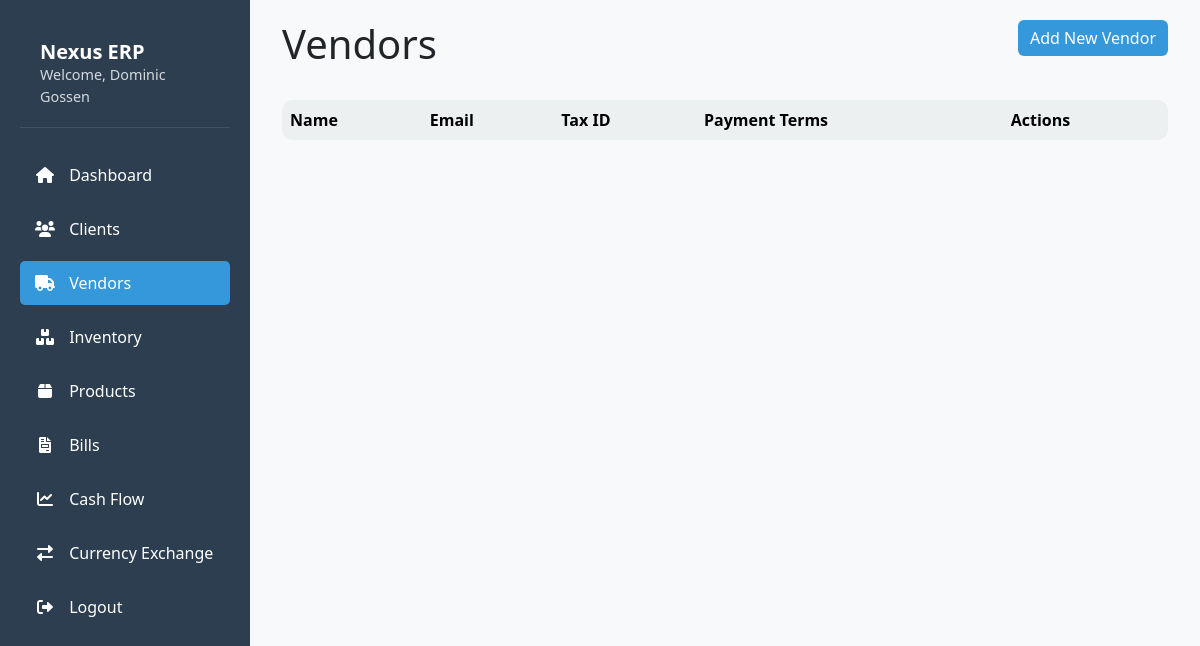
The page /vendors (signed in) on the database as committed earlier.
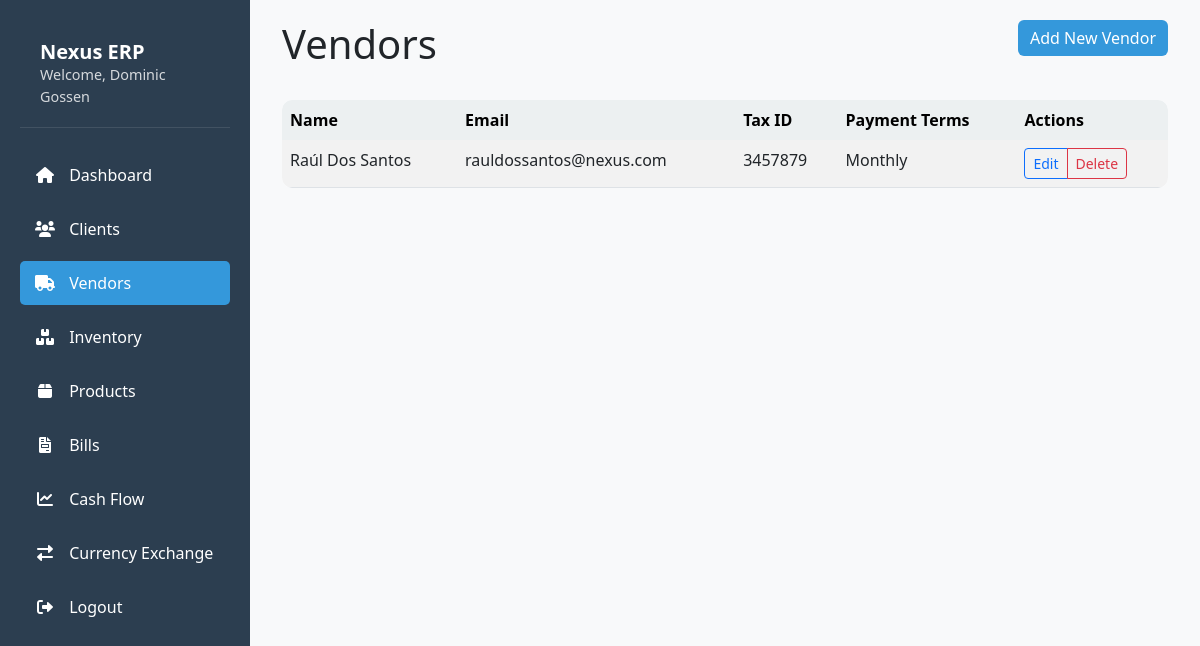
The same page on the database as committed later.
### models.py (models this page shows)
class User(UserMixin, db.Model):
    id = db.Column(db.Integer, primary_key=True)
    username = db.Column(db.String(80), unique=True, nullable=False)
    password = db.Column(db.String(120), nullable=False)

class Vendor(db.Model):
    __tablename__ = 'vendors'
    id = db.Column(db.Integer, primary_key=True)
    user_id = db.Column(db.Integer, db.ForeignKey('user.id'), nullable=False)
    name = db.Column(db.String(100), nullable=False)
    email = db.Column(db.String(100), nullable=False)
    tax_id = db.Column(db.String(50))
    payment_terms = db.Column(db.String(50))
    notes = db.Column(db.Text)
    created_at = db.Column(db.DateTime, default=datetime.utcnow)
    updated_at = db.Column(db.DateTime, default=datetime.utcnow, onupdate=datetime.utcnow)
    tags = db.relationship('Tag', secondary='vendor_tags', backref='vendors', lazy=True)
    contacts = db.relationship('Contact', backref='vendor', lazy=True)

### app.py (the view)
@app.route('/vendors')
@login_required
def vendors():
    vendors = Vendor.query.filter_by(user_id=current_user.id).all()
    return render_template('vendors.html', vendors=vendors)

### app.py (called while the page is built)
@login_manager.user_loader
def load_user(user_id):
    return User.query.get(int(user_id))

### templates/vendors.html (shortened to what this page needs)
{% extends "base.html" %}
{% block content %}
<div class="container">
    <div class="row mb-4">
        <div class="col">
            <h1>Vendors</h1>
        </div>
        <div class="col text-end">
            <button type="button" class="btn btn-primary" data-bs-toggle="modal" data-bs-target="#addVendorModal">
                Add New Vendor
            </button>
        </div>
    </div>
    <div class="table-responsive">
        <table class="table table-striped table-hover">
            <thead class="table-light">
                <tr>
                    <th>Name</th>
                    <th>Email</th>
                    <th>Tax ID</th>
                    <th>Payment Terms</th>
                    <th>Actions</th>
                </tr>
            </thead>
            <tbody>
                {% for vendor in vendors %}
                <tr>
                    <td>{{ vendor.name }}</td>
                    <td>{{ vendor.email }}</td>
                    <td>{{ vendor.tax_id }}</td>
                    <td>{{ vendor.payment_terms }}</td>
                    <td>
                        <div class="btn-group" role="group">
                            <button type="button" class="btn btn-sm btn-outline-primary" data-bs-toggle="modal" data-bs-target="#editVendorModal{{ vendor.id }}">
                                Edit
                            </button>
                            <button type="button" class="btn btn-sm btn-outline-danger" onclick="if(confirm('Are you sure you want to delete this vendor?')) window.location.href='{{ url_for('delete_vendor', vendor_id=vendor.id) }}'">
                                Delete
                            </button>
                        </div>
                    </td>
                </tr>
                {% endfor %}
            </tbody>
        </table>
    </div>
</div>
{% endblock %}

### templates/base.html (shortened to what this page needs)
<!DOCTYPE html>
<html lang="en">
<head>
    <link href="https://cdn.jsdelivr.net/npm/bootstrap@5.3.0/dist/css/bootstrap.min.css" rel="stylesheet">
    <link href="https://cdnjs.cloudflare.com/ajax/libs/font-awesome/6.0.0/css/all.min.css" rel="stylesheet">
</head>
<body>
    <div class="sidebar">
        <div class="user-info">
            <h5>Nexus ERP</h5>
            {% if current_user.is_authenticated %}
            <p>Welcome, {{ current_user.username }}</p>
            {% else %}
            <p>Enterprise Resource Planning</p>
            {% endif %}
        </div>
        <nav class="nav flex-column">
            <a class="nav-link {% if request.endpoint == 'home' %}active{% endif %}" href="{{ url_for('home') }}">
                <i class="fas fa-home"></i> Dashboard
            </a>
            <a class="nav-link {% if request.endpoint == 'clients' %}active{% endif %}" href="{{ url_for('clients') }}">
                <i class="fas fa-users"></i> Clients
            </a>
            <a class="nav-link {% if request.endpoint == 'vendors' %}active{% endif %}" href="{{ url_for('vendors') }}">
                <i class="fas fa-truck"></i> Vendors
            </a>
            <a class="nav-link {% if request.endpoint == 'inventory_page' %}active{% endif %}" href="{{ url_for('inventory_page') }}">
                <i class="fas fa-boxes"></i> Inventory
            </a>
            <a class="nav-link {% if request.endpoint == 'products' %}active{% endif %}" href="{{ url_for('products') }}">
                <i class="fas fa-box"></i> Products
            </a>
            <a class="nav-link {% if request.endpoint == 'bills' %}active{% endif %}" href="{{ url_for('bills') }}">
                <i class="fas fa-file-invoice"></i> Bills
            </a>
            <a class="nav-link {% if request.endpoint == 'cash_flow' %}active{% endif %}" href="{{ url_for('cash_flow') }}">
                <i class="fas fa-chart-line"></i> Cash Flow
            </a>
            <a class="nav-link {% if request.endpoint == 'currency_exchange' %}active{% endif %}" href="{{ url_for('currency_exchange') }}">
                <i class="fas fa-exchange-alt"></i> Currency Exchange
            </a>
            <a class="nav-link" href="{{ url_for('logout') }}">
                <i class="fas fa-sign-out-alt"></i> Logout
            </a>
        </nav>
    </div>
    <div class="main-content">
        {% block content %}{% endblock %}
    </div>
</body>
</html>

### templates/base.html (style rules this page uses)
:root { --primary-color: #2c3e50; --secondary-color: #34495e; --accent-color: #3498db; --success-color: #2ecc71; --warning-color: #f1c40f; --danger-color: #e74c3c; --light-color: #ecf0f1; --dark-color: #2c3e50; }
body { background-color: #f8f9fa; font-family: 'Segoe UI', Tahoma, Geneva, Verdana, sans-serif; }
.sidebar { background-color: var(--primary-color); min-height: 100vh; padding: 20px; position: fixed; width: 250px; left: 0; top: 0; color: white; }
.main-content { margin-left: 250px; padding: 20px; }
.nav-link { color: white; padding: 10px 15px; margin: 5px 0; border-radius: 5px; transition: all 0.3s; }
.nav-link.active { background-color: var(--accent-color); }
.nav-link i { margin-right: 10px; width: 20px; text-align: center; }
.btn-primary { background-color: var(--accent-color); border: none; }
.table { background-color: white; border-radius: 10px; overflow: hidden; }
.table thead th { background-color: var(--light-color); border: none; }
.user-info { padding: 20px; border-bottom: 1px solid rgba(255, 255, 255, 0.1); margin-bottom: 20px; }
.user-info h5 { margin: 0; font-weight: 600; }
.user-info p { margin: 0; font-size: 0.9rem; opacity: 0.8; }

Rows that differ between the two databases and show on the page:
added Vendor: name "Raúl Dos Santos", email "rauldossantos@nexus.com", tax_id "3457879", payment_terms "Monthly"
